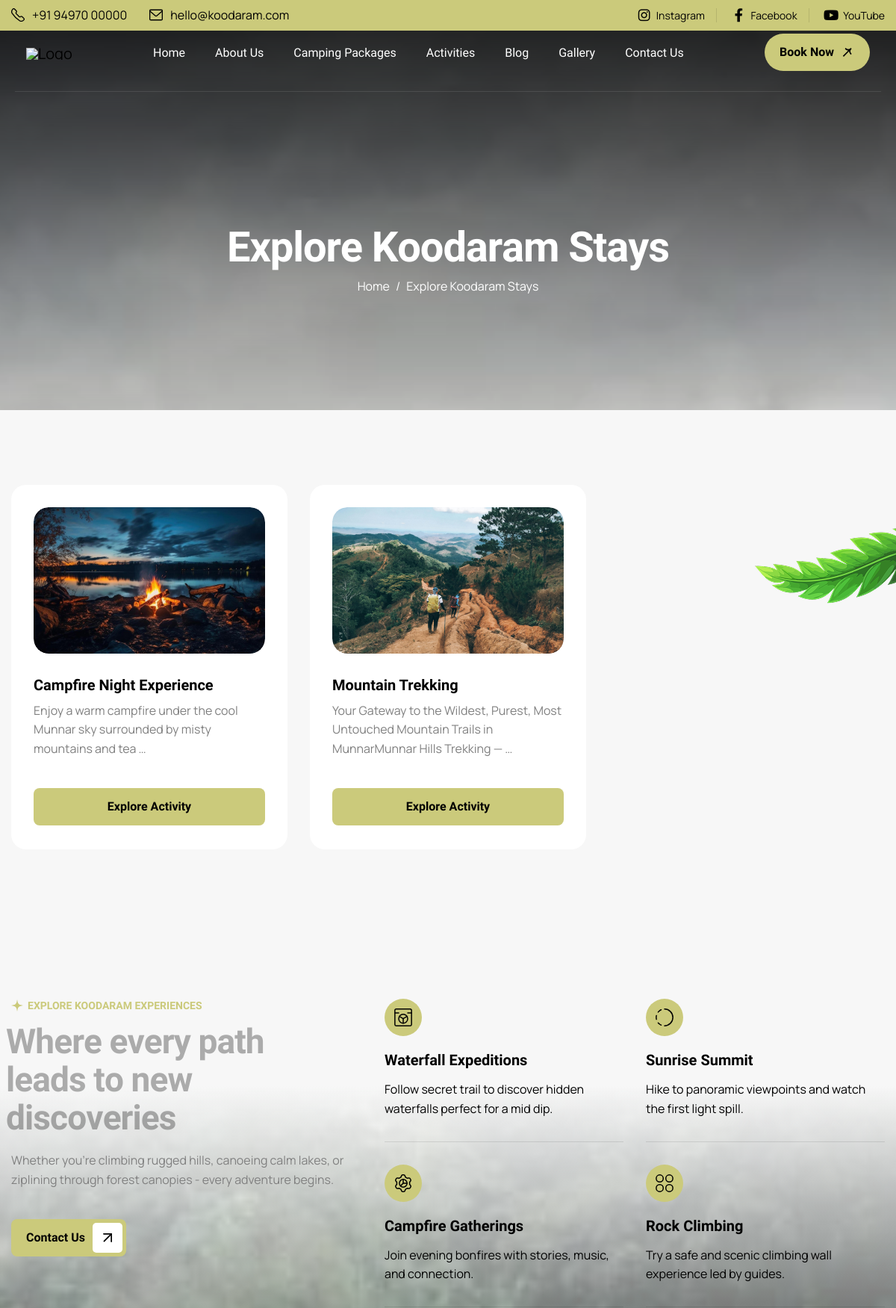
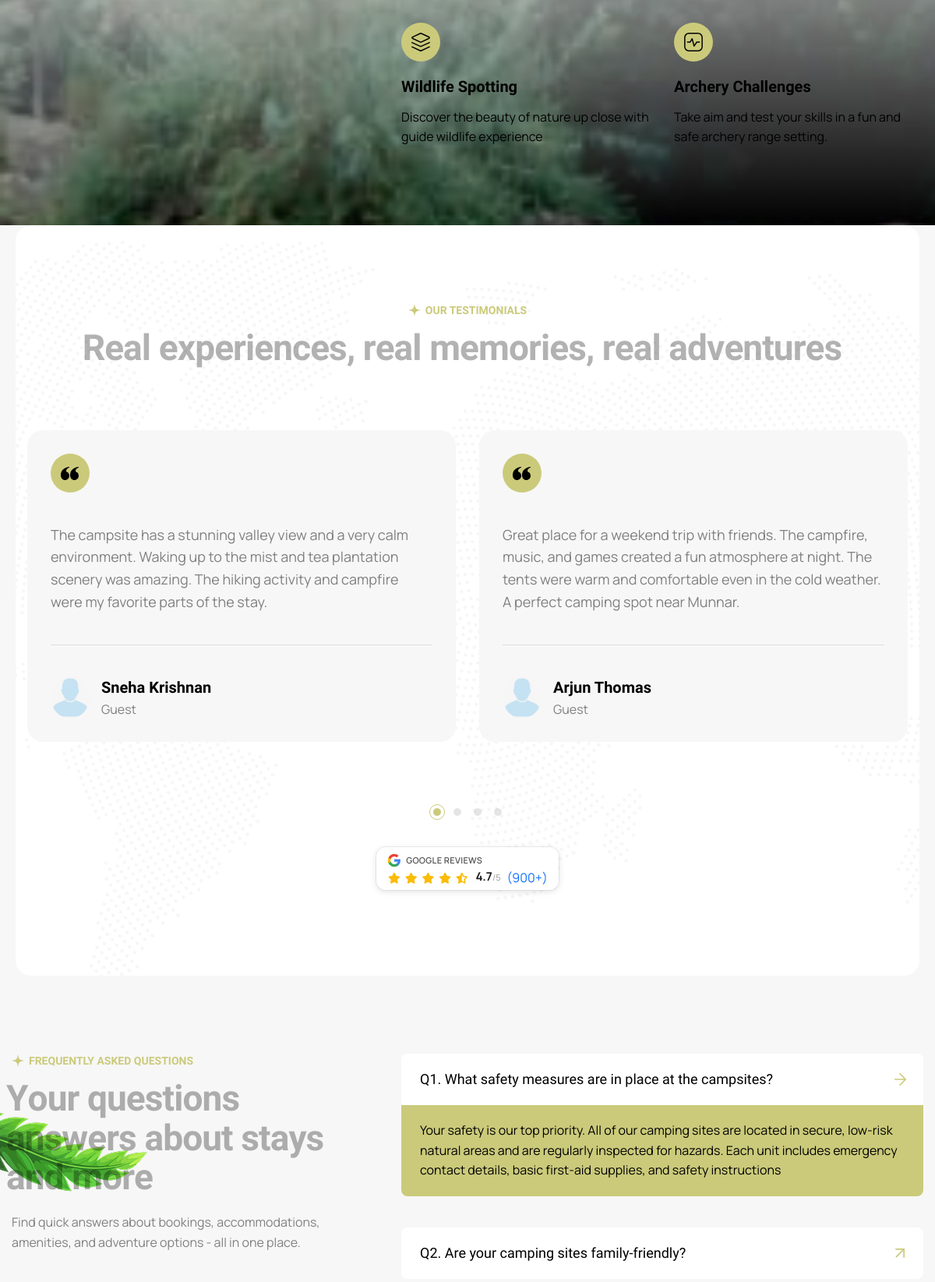
The page /activities/ (upper part) on the database its author committed (2 pictures, top to bottom).
### koodaram_app/models.py (models this page shows, shortened)
class Activity(models.Model):
    title = models.CharField(max_length=200)
    slug = models.SlugField(unique=True, blank=True)
    description = models.TextField()
    image = models.ImageField(upload_to="activities/", help_text="Activity cover image")
    duration = models.CharField(max_length=100, blank=True, help_text="Duration (e.g., 3 Days, 2 Hours)")
    created_at = models.DateTimeField(auto_now_add=True)
    class Meta:
        ordering = ["-created_at"]
        verbose_name_plural = "Activities"

class Testimonial(models.Model):
    name = models.CharField(
        max_length=100, help_text="Name of the person giving the testimonial"
    )
    image = models.ImageField(
        upload_to="testimonials/", blank=True, null=True, help_text="Profile picture"
    )
    review = models.TextField(help_text="Customer or client review")
    created_at = models.DateTimeField(auto_now_add=True)
    updated_at = models.DateTimeField(auto_now=True)
    image_fields = ["image"]
    class Meta:
        ordering = ["-created_at"]
        verbose_name = "Testimonial"
        verbose_name_plural = "Testimonials"

### koodaram_app/views.py (the view)
# urls.py: path("activities/", views.activity_list, name="activity_list"),
def activity_list(request):
    activities_qs = Activity.objects.all().order_by("-created_at")
    paginator = Paginator(activities_qs, 9)
    page_number = request.GET.get("page")
    activities = paginator.get_page(page_number)
    testimonials = list(Testimonial.objects.all()[:8])
    if testimonials and len(testimonials) < 3:
        repeat_count = (3 + len(testimonials) - 1) // len(testimonials)
        testimonials = (testimonials * repeat_count)[:3]
    return render(request, "frontend/activities.html", {"activities": activities, "testimonials": testimonials})

### templates/frontend/activities.html (shortened to what this page needs)
{% extends 'frontend/base.html' %}
{% load static %}
{% block content %}
<div class="page-header parallaxie">
    <div class="container">
        <div class="row">
            <div class="col-lg-12">
                <div class="page-header-box">
                    <h1 class="text-anime-style-3" data-cursor="-opaque">Explore Koodaram Stays</h1>
                    <nav class="wow fadeInUp">
                        <ol class="breadcrumb">
                            <li class="breadcrumb-item"><a href="./">home</a></li>
                            <li class="breadcrumb-item active" aria-current="page">Explore Koodaram Stays</li>
                        </ol>
                    </nav>
                </div>
            </div>
        </div>
    </div>
</div>
<div class="page-trips">
    <div class="container">
        <div class="row">
            {% for activity in activities %}
            <div class="col-xl-4 col-md-6">
                <div class="trip-item wow fadeInUp" data-wow-delay="{% cycle '0s' '0.2s' '0.4s' %}">
                    <div class="trip-item-image">
                        <a href="{% url 'activity_single' activity.slug %}" data-cursor-text="View">
                            <figure>
                                {% if activity.image %}
                                <img src="{{ activity.image.url }}" alt="{{ activity.title }}">
                                {% else %}
                                <img src="{% static 'images/trip-image-1.jpg' %}" alt="Default Activity">
                                {% endif %}
                            </figure>
                        </a>
                    </div>
                    <div class="trip-item-body">
                        <div class="trip-item-content">
                            <h3><a href="{% url 'activity_single' activity.slug %}">{{ activity.title }}</a></h3>
                            <p>{{ activity.description|striptags|truncatewords:15 }}</p>
                        </div>
                        <div class="trip-item-btn">
                            <a href="{% url 'activity_single' activity.slug %}" class="btn-default">Explore Activity</a>
                        </div>
                    </div>
                </div>
            </div>
            {% empty %}
            <div class="col-12 text-center">
                <h3>No activities found yet.</h3>
            </div>
            {% endfor %}
        </div>
    </div>
</div>
<div class="our-adventures parallaxie">
    <div class="container">
        <div class="row">
            <div class="col-lg-5">
                <div class="our-adventures-content">
                    <div class="section-title">
                        <h3 class="wow fadeInUp">Explore Koodaram Experiences</h3>
                        <h2 class="text-effect" data-cursor="-opaque">Where every path leads to new discoveries</h2>
                        <p class="wow fadeInUp" data-wow-delay="0.2s">Whether you're climbing rugged hills, canoeing
                            calm lakes, or ziplining through forest canopies - every adventure begins.</p>
                    </div>
                    <div class="our-adventures-btn wow fadeInUp" data-wow-delay="0.4s">
                        <a href="{% url 'contact' %}" class="btn-default">Contact Us</a>
                    </div>
                </div>
            </div>
            <div class="col-lg-7">
                <div class="adventure-items-list">
                    <div class="adventure-item wow fadeInUp">
                        <div class="icon-box">
                            <img src="{% static 'images/icon-adventure-item-1.svg' %}" alt="">
                        </div>
                        <div class="adventure-item-content">
                            <h3>Waterfall Expeditions</h3>
                            <p>Follow secret trail to discover hidden waterfalls perfect for a mid dip.</p>
                        </div>
                    </div>
                    <div class="adventure-item wow fadeInUp" data-wow-delay="0.2s">
                        <div class="icon-box">
                            <img src="{% static 'images/icon-adventure-item-2.svg' %}" alt="">
                        </div>
                        <div class="adventure-item-content">
                            <h3>Sunrise Summit</h3>
                            <p>Hike to panoramic viewpoints and watch the first light spill.</p>
                        </div>
                    </div>
                    <div class="adventure-item wow fadeInUp" data-wow-delay="0.4s">
                        <div class="icon-box">
                            <img src="{% static 'images/icon-adventure-item-3.svg' %}" alt="">
                        </div>
                        <div class="adventure-item-content">
                            <h3>Campfire Gatherings</h3>
                            <p>Join evening bonfires with stories, music, and connection.</p>
                        </div>
                    </div>
                    <div class="adventure-item wow fadeInUp" data-wow-delay="0.6s">
                        <div class="icon-box">
                            <img src="{% static 'images/icon-adventure-item-4.svg' %}" alt="">
                        </div>
                        <div class="adventure-item-content">
                            <h3>Rock Climbing</h3>
                            <p>Try a safe and scenic climbing wall experience led by guides.</p>
                        </div>
                    </div>
                    <div class="adventure-item wow fadeInUp" data-wow-delay="0.8s">
                        <div class="icon-box">
                            <img src="{% static 'images/icon-adventure-item-5.svg' %}" alt="">
                        </div>
                        <div class="adventure-item-content">
                            <h3>Wildlife Spotting</h3>
                            <p>Discover the beauty of nature up close with guide wildlife experience</p>
                        </div>
                    </div>
                    <div class="adventure-item wow fadeInUp" data-wow-delay="1s">
                        <div class="icon-box">
                            <img src="{% static 'images/icon-adventure-item-6.svg' %}" alt="">
                        </div>
                        <div class="adventure-item-content">
                            <h3>Archery Challenges</h3>
                            <p>Take aim and test your skills in a fun and safe archery range setting.</p>
                        </div>
                    </div>
                </div>
            </div>
        </div>
    </div>
</div>
<div class="our-testimonials-royal bg-section-royal">
    <div class="container">
        <div class="row section-row">
            <div class="col-lg-12">
                <div class="section-title section-title-center">
                    <h3 class="wow fadeInUp">Our Testimonials</h3>
                    <h2 class="text-effect" data-cursor="-opaque">Real experiences, real memories, real adventures</h2>
                </div>
            </div>
        </div>
        <div class="row">
            <div class="col-lg-12">
                <div class="testimonial-slider-royal">
                    <div class="swiper">
                        <div class="swiper-wrapper" data-cursor-text="Drag">
                            {% for testimonial in testimonials %}
                            <div class="swiper-slide">
                                <div class="testimonial-item-royal">
                                    <div class="testimonial-quote-royal">
                                        <img src="{% static 'images/testimonial-quote-royal.svg' %}" alt="">
                                    </div>
                                    <div class="testimonial-body-royal">
                                        <div class="testimonial-content-royal">
                                            {{ testimonial.review|safe }}
                                        </div>
                                        <div class="testimonial-author-royal">
                                            <div class="author-image-royal">
                                                <figure class="image-anime">
                                                    {% if testimonial.image %}
                                                    <img src="{{ testimonial.image.url }}" alt="{{ testimonial.name }}">
                                                    {% else %}
                                                    <img src="{% static 'images/author-1.jpg' %}"
                                                        alt="{{ testimonial.name }}">
                                                    {% endif %}
                                                </figure>
                                            </div>
                                            <div class="author-content-royal">
                                                <h3>{{ testimonial.name }}</h3>
                                                <p>Guest</p>
                                            </div>
                                        </div>
                                    </div>
                                </div>
                            </div>
                            {% endfor %}
                        </div>
                        <div class="testimonial-pagination-royal"></div>
                    </div>
                </div>
            </div>
            <div class="col-lg-12">
                <div class="section-footer-text wow fadeInUp" data-wow-delay="0.2s">
                    <a href="{{ google_review_url }}" target="_blank" rel="noopener noreferrer"
                        aria-label="Google rating {{ google_review_rating }} out of 5"
                        class="google-review-badge">
                        <div class="google-review-inner">
                            <div class="google-review-top">
                                <span class="google-label">Google Reviews</span>
                            </div>
                            <div class="google-stars-row">
                                <div class="google-stars">
                                    {% for star in google_review_stars %}
                                        {% if star == "full" %}
                                            <i class="fa-solid fa-star"></i>
                                        {% elif star == "half" %}
                                            <i class="fa-solid fa-star-half-stroke"></i>
                                        {% else %}
                                            <i class="fa-regular fa-star"></i>
                                        {% endif %}
                                    {% endfor %}
                                </div>
                                <span class="google-score">{{ google_review_rating }}<span class="google-max">/5</span></span>
                                <span class="google-count">({{ google_review_count }}+)</span>
                            </div>
                        </div>
                    </a>
                </div>
            </div>
        </div>
    </div>
</div>
<div class="our-faqs bg-section">
    <div class="container">
        <div class="row">
            <div class="col-lg-5">
                <div class="faqs-content">
                    <div class="section-title">
                        <h3 class="wow fadeInUp">Frequently Asked Questions</h3>
                        <h2 class="text-effect" data-cursor="-opaque">Your questions answers about stays and more</h2>
                        <p class="wow fadeInUp" data-wow-delay="0.2s">Find quick answers about bookings, accommodations,
                            amenities, and adventure options - all in one place.</p>
                    </div>
                </div>
            </div>
            <div class="col-lg-7">
                <div class="faq-accordion" id="accordion">
                    <div class="accordion-item wow fadeInUp">
                        <h2 class="accordion-header" id="heading1">
                            <button class="accordion-button" type="button" data-bs-toggle="collapse"
                                data-bs-target="#collapse1" aria-expanded="true" aria-controls="collapse1">
                                Q1. What safety measures are in place at the campsites?
                            </button>
                        </h2>
                        <div id="collapse1" class="accordion-collapse collapse show" aria-labelledby="heading1"
                            data-bs-parent="#accordion">
                            <div class="accordion-body">
                                <p>Your safety is our top priority. All of our camping sites are located in secure,
                                    low-risk natural areas and are regularly inspected for hazards. Each unit includes
                                    emergency contact details, basic first-aid supplies, and safety instructions</p>
                            </div>
                        </div>
                    </div>
                    <div class="accordion-item wow fadeInUp" data-wow-delay="0.2s">
                        <h2 class="accordion-header" id="heading2">
                            <button class="accordion-button collapsed" type="button" data-bs-toggle="collapse"
                                data-bs-target="#collapse2" aria-expanded="false" aria-controls="collapse2">
                                Q2. Are your camping sites family-friendly?
                            </button>
                        </h2>
                    </div>
                </div>
            </div>
        </div>
    </div>
</div>
{% endblock %}

### rows shown on the page
Activity: image (picture), title "Campfire Night Experience", description "Enjoy a warm campfire under the cool Munnar sky surrounded by misty mountains and tea …"
Activity: image (picture), title "Mountain Trekking", description "Your Gateway to the Wildest, Purest, Most Untouched Mountain Trails in MunnarMunnar Hills Trekking — …"
Testimonial: review "The campsite has a stunning valley view and a very calm environment. Waking up to the mist and tea plantation scenery was amazing. The hiking activity and campfire were my favorite parts of the stay.", image (picture), name "Sneha Krishnan"
Testimonial: review "Great place for a weekend trip with friends. The campfire, music, and games created a fun atmosphere at night. The tents were warm and comfortable even in the cold weather. A perfect camping spot near Munnar.", image (picture), name "Arjun Thomas"

### other values the page prints
{{ google_review_rating }} "4.7"
{{ google_review_count }} "900"
